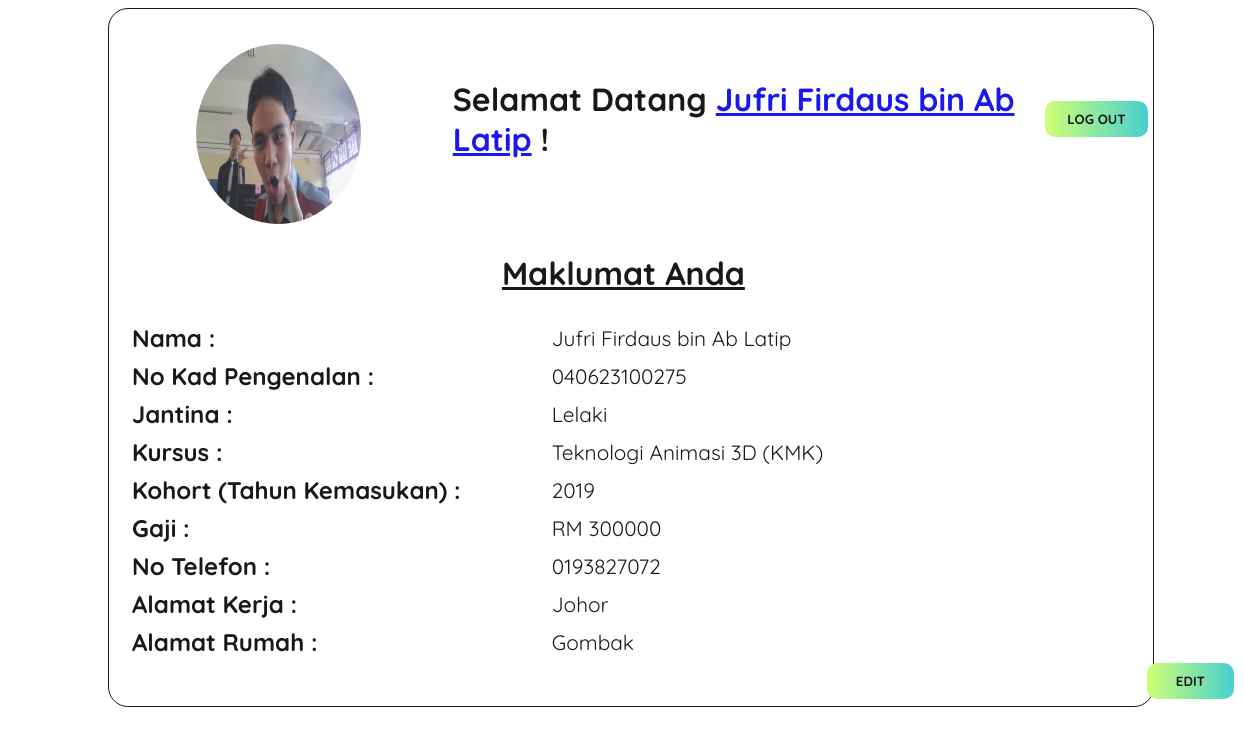
Page /admin/output_usahawan.php?noIc=040623100275 on the committed database.
### tables this page shows
CREATE TABLE `usahawan` (
  `ID` int(255) NOT NULL,
  `pfp` varchar(255) NOT NULL,
  `nama` varchar(1000) NOT NULL,
  `noIc` varchar(20) NOT NULL,
  `jantina` varchar(10) NOT NULL,
  `kursus` varchar(1000) NOT NULL,
  `kohort` int(5) NOT NULL,
  `gaji` int(8) NOT NULL,
  `notel` varchar(20) NOT NULL,
  `alamatkerja` varchar(10000) NOT NULL,
  `alamatrumah` varchar(1000) NOT NULL
);

CREATE TABLE `user` (
  `ID` int(255) NOT NULL,
  `noIc` varchar(1000) NOT NULL,
  `email` varchar(1000) NOT NULL,
  `pass` varchar(1000) NOT NULL,
  `role` varchar(255) NOT NULL DEFAULT 'user'
);

### admin/output_usahawan.php (the view, shortened to what this page needs)
<?php
include('config.php');
if (isset($_GET['noIc'])) {
    $noIcFromURL = $_GET['noIc'];
    $query = "SELECT usahawan.*, user.*
              FROM usahawan
              JOIN user ON usahawan.noIc = user.noIc
              WHERE usahawan.noIc = '$noIcFromURL'";
    $result = mysqli_query($connect, $query);
    $fetch = mysqli_fetch_array($result);
} else {
    echo "Invalid request. No 'noIc' provided.";
}
?>
<!DOCTYPE html>
<html>
    <head>
        <link rel="stylesheet"  href="style.css">
    </head>
    <body class="bgmpusahawan">
        <div class="tbmp">
        <form method="post" enctype="multipart/form-data">
            <table cellspacing = "0" cellpadding="5">
                <tr>
                    <td class="pfpmp">
                    <div class="form-group text-center" style="position: relative; margin-top: 30px" >
                            <span class="img-div">
                            <img src="<?php echo isset($fetch["pfp"]) ? '../profile/'.$fetch["pfp"] : 'pic/defaultpfp.png'; ?>" id="profileDisplay">
                            </span>
                        </div>
                    </td>
                    <td class="welcomemp">
                        <h1>Selamat Datang <a href="bekerjaoutput.php"><?php echo isset($fetch["nama"]) ? $fetch["nama"] : ''; ?></a> ! </h1>
                    </td>
                    <td class=logout>
                    <button class="logoutbtn"><b><a href="logout.php" style="color: black;  text-decoration: none;">LOG OUT</a></b></button>
                    </td>
                </tr>
            <table width="100%">
                <tr>
                    <td class="titlemp">
                        <h1 style="margin-right: 15px;"><u>Maklumat Anda</u></h1>
                    </td>
                </tr>
            <table width = "90%">
            <form method="post" >
                <tr>
                    <td>
                      <b><label for ="nama" class="inputtext">Nama : </label></b>
                    </td>
                    <td class= "wan">
                    <?php echo isset($fetch["nama"]) ? $fetch["nama"] : ''; ?>
                    </td>
                </tr>
                <tr>
                    <td>
                      <b><label for ="noIc" class="inputtext">No Kad Pengenalan : </label></b>
                    </td>
                    <td class= "wan">
                    <?php echo isset($fetch["noIc"]) ? $fetch["noIc"] : ''; ?>
                    </td>
                </tr>
                <tr>
                    <td>
                      <b><label for ="jantina" class="inputtext">Jantina : </label></b>
                    </td>
                    <td class = "wan">
                    <?php echo isset($fetch["jantina"]) ? $fetch["jantina"] : ''; ?>
                    </td>
                </tr>
                <tr>
                    <td>
                      <b><label for ="kursus"  class="inputtext" >Kursus : </label></b>
                    </td>
                    <td class = "wan">
                    <?php echo isset($fetch["kursus"]) ? $fetch["kursus"] : ''; ?>
                    </td>
                </tr>
                <tr>
                    <td>
                      <b><label for ="kohort" class="inputtext">Kohort (Tahun Kemasukan) : </label></b>
                    </td>
                    <td class = "wan">
                    <?php echo isset($fetch["kohort"]) ? $fetch["kohort"] : ''; ?>
                    </td>
                </tr>
                <tr>
                    <td>
                      <b><label for ="kerja" class="inputtext">Gaji : </label></b>
                    </td>
                    <td class = "wan">
                    RM <?php echo isset($fetch["gaji"]) ? $fetch["gaji"] : ''; ?>
                    </td>
                </tr>
                <tr>
                    <td>
                      <b><label for ="notel" class="inputtext">No Telefon : </label></b>
                    </td>
                    <td class = "wan">
                    <?php echo isset($fetch["notel"]) ? $fetch["notel"] : ''; ?>
                    </td>
                </tr>
                <tr>
                    <td>
                      <b><label for ="alamatkerja" class="inputtext" >Alamat Kerja :  </label></b>
                    </td>
                    <td class = "wan">
                    <?php echo isset($fetch["alamatkerja"]) ? $fetch["alamatkerja"] : ''; ?>
                    </td>
                </tr>
                <tr>
                    <td>
                      <b><label for ="alamatrumah" class="inputtext">Alamat Rumah :  </label></b>
                    </td>
                    <td class = "wan">
                    <?php echo isset($fetch["alamatrumah"]) ? $fetch["alamatrumah"] : ''; ?>
                    </td>
                </tr>
                <tr>
                    <td colspan="8">
                   <button class="buttonusahawan"><b><a style="text-decoration: none; color: black;" href="editusahawan.php?noIc=<?php echo $fetch['noIc']; ?>">EDIT</a></b></button>
                     </td>
                </tr>
            </form>
            </table>
           </table> </table>
    </div></body>
</html>

### admin/style.css (style rules this page uses)
.bgmpusahawan { background-image: url(pic/usahawan.jpg); background-repeat: no-repeat; background-position: center; background-size: cover; height: 100%; }
.tbmp { opacity: .9; width: 85%; background-color: white; border: 1px solid black; border-radius: 20px; margin: center; margin-left: 100px; }
.pfpmp { width: 37%; }
.logout { width: 40%; }
.logoutbtn { font-family: Quicksand, sans-serif; background : linear-gradient(to right, #ccff66, #33cccc); border: none; border-radius: 10px; padding: 10px 20px; text-align: center; margin-right: 35px; width: 100%; }
.welcomemp { font-family: Quicksand, sans-serif; width: 200%; }
.titlemp { font-family: 'Quicksand', sans-serif; text-align: center; font-size: 100%; }
.inputtext { border-radius: 20px; font-family: Quicksand, sans-serif; font-size: 150%; padding: 20px; width: 40%; }
.buttonusahawan { font-family: Quicksand, sans-serif; background : linear-gradient(to right, #ccff66, #33cccc); border: none; border-radius: 10px; padding: 10px 10px; text-align: center; margin-left: 1035px; width: 8%; }
.wan { font-family: 'Quicksand', sans-serif; width: 60%; font-size: 130%; padding: 5px; }

### admin/output_usahawan.php (style rules this page uses)
#profileDisplay { display: block; height: 180px; width: 50%; margin: 0px auto; border-radius: 50%; }

### rows in the picture
usahawan: pfp (picture), nama "Jufri Firdaus bin Ab Latip", user.noIc "040623100275", jantina "Lelaki", kursus "Teknologi Animasi 3D (KMK)", kohort "2019", gaji "300000", notel "0193827072", alamatkerja "Johor", alamatrumah "Gombak"
